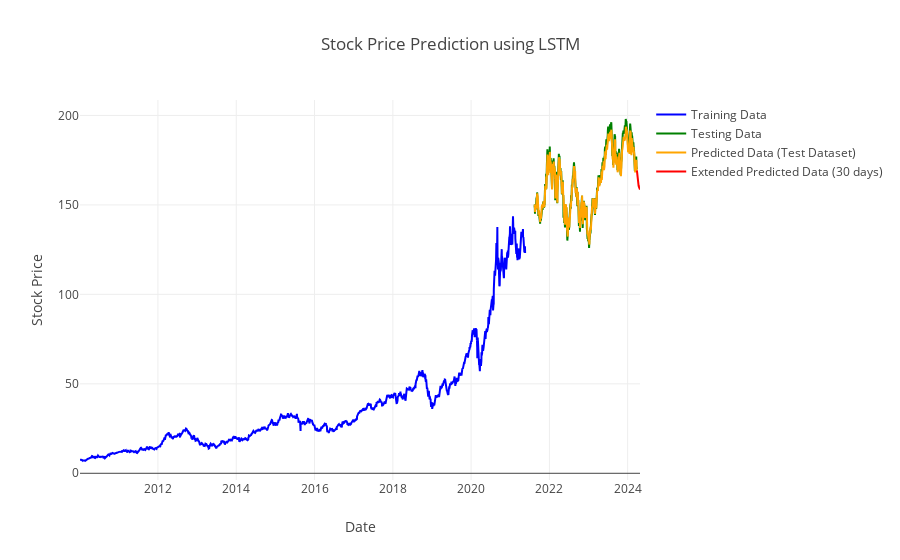

Notebook code cell kept with this figure:
### Markdown cell above
### 2nd Method (LSTM)

### Code cell
# Convert 'Date' column to datetime
df['Date'] = pd.to_datetime(df['Date'])

# Sort DataFrame by date
df = df.sort_values('Date')

# Extract 'Open' prices
data = df['Open'].values.reshape(-1, 1)

# Normalize the data
scaler = MinMaxScaler(feature_range=(0, 1))
scaled_data = scaler.fit_transform(data)

# Split data into train and test sets (80% train, 20% test)
train_size = int(len(scaled_data) * 0.8)
train_data = scaled_data[:train_size]
test_data = scaled_data[train_size:]

# Function to create dataset with lookback
def create_dataset(dataset, look_back=1):
    X, Y = [], []
    for i in range(len(dataset) - look_back):
        X.append(dataset[i:(i + look_back), 0])
        Y.append(dataset[i + look_back, 0])
    return np.array(X), np.array(Y)

# Create train and test datasets with lookback
look_back = 60  # Adjust this value for your needs
X_train, y_train = create_dataset(train_data, look_back)
X_test, y_test = create_dataset(test_data, look_back)

# Reshape input data to [samples, time steps, features]
X_train = np.reshape(X_train, (X_train.shape[0], X_train.shape[1], 1))
X_test = np.reshape(X_test, (X_test.shape[0], X_test.shape[1], 1))

# Build LSTM model
model = Sequential()
model.add(LSTM(units=50, return_sequences=True, input_shape=(X_train.shape[1], 1)))
model.add(LSTM(units=50, return_sequences=False))
model.add(Dense(units=1))
model.compile(optimizer='adam', loss='mean_squared_error')

# Train the model
model.fit(X_train, y_train, batch_size=64, epochs=100)

# Define the number of days to predict
days_to_predict = 90  # Adjust this value for your needs

# Make predictions for the test dataset
test_predictions = model.predict(X_test)
test_predictions = scaler.inverse_transform(test_predictions)

# Make predictions for the specified additional number of days
predictions = []
current_batch = X_test[-1]

for i in range(days_to_predict):
    current_pred = model.predict(current_batch.reshape(1, look_back, 1))
    predictions.append(current_pred[0][0])  # Extract the scalar value from the prediction
    current_batch = np.append(current_batch[1:], current_pred[0][0])  # Append scalar prediction to current batch

extended_predictions = scaler.inverse_transform(np.array(predictions).reshape(-1, 1))

# Plot the results
fig = go.Figure()

# Plot training data
fig.add_trace(go.Scatter(x=df['Date'][:train_size], y=data[:train_size].flatten(),
                    mode='lines', name='Training Data', line=dict(color='blue')))

# Plot testing data
fig.add_trace(go.Scatter(x=df['Date'][train_size+look_back:], y=data[train_size+look_back:].flatten(),
                    mode='lines', name='Testing Data', line=dict(color='green')))

# Plot predicted data for test dataset
fig.add_trace(go.Scatter(x=df['Date'][train_size+look_back:train_size+look_back+len(test_predictions)],
                    y=test_predictions.flatten(), mode='lines',
                    name='Predicted Data (Test Dataset)', line=dict(color='orange')))

# Plot extended predicted data
fig.add_trace(go.Scatter(x=pd.date_range(start=df['Date'].iloc[-1], periods=days_to_predict+1)[1:],
                    y=extended_predictions.flatten(),
                    mode='lines', name=f'Extended Predicted Data ({days_to_predict} days)', line=dict(color='red')))

fig.update_layout(title='Stock Price Prediction using LSTM',
                   xaxis_title='Date',
                   yaxis_title='Stock Price')

fig.show()

### Figure 1 — Plotly figure (JSON) as saved in the notebook; plotly's stock layout.template omitted (floating-point values rounded to 4 significant figures; data arrays with more than 128 entries replaced by an {"elided": "..."} marker saying what was removed)
{"data": [{"line": {"color": "blue"}, "mode": "lines", "name": "Training Data", "type": "scatter", "x": {"elided": "2864 str values"}, "y": {"elided": "2864 float values"}}, {"line": {"color": "green"}, "mode": "lines", "name": "Testing Data", "type": "scatter", "x": {"elided": "657 str values"}, "y": {"elided": "657 float values"}}, {"line": {"color": "orange"}, "mode": "lines", "name": "Predicted Data (Test Dataset)", "type": "scatter", "x": {"elided": "657 str values"}, "y": {"elided": "657 float values"}}, {"line": {"color": "red"}, "mode": "lines", "name": "Extended Predicted Data (30 days)", "type": "scatter", "x": ["2024-03-27T00:00:00", "2024-03-28T00:00:00", "2024-03-29T00:00:00", "2024-03-30T00:00:00", "2024-03-31T00:00:00", "2024-04-01T00:00:00", "2024-04-02T00:00:00", "2024-04-03T00:00:00", "2024-04-04T00:00:00", "2024-04-05T00:00:00", "2024-04-06T00:00:00", "2024-04-07T00:00:00", "2024-04-08T00:00:00", "2024-04-09T00:00:00", "2024-04-10T00:00:00", "2024-04-11T00:00:00", "2024-04-12T00:00:00", "2024-04-13T00:00:00", "2024-04-14T00:00:00", "2024-04-15T00:00:00", "2024-04-16T00:00:00", "2024-04-17T00:00:00", "2024-04-18T00:00:00", "2024-04-19T00:00:00", "2024-04-20T00:00:00", "2024-04-21T00:00:00", "2024-04-22T00:00:00", "2024-04-23T00:00:00", "2024-04-24T00:00:00", "2024-04-25T00:00:00"], "y": [169.3, 168.3, 167.6, 167.0, 166.4, 165.8, 165.2, 164.6, 164.1, 163.5, 163.0, 162.5, 162.1, 161.7, 161.3, 161.0, 160.7, 160.5, 160.2, 160.0, 159.8, 159.6, 159.5, 159.3, 159.2, 159.1, 158.9, 158.8, 158.7, 158.6]}], "layout": {"title": {"text": "Stock Price Prediction using LSTM"}, "xaxis": {"title": {"text": "Date"}}, "yaxis": {"title": {"text": "Stock Price"}}}}
